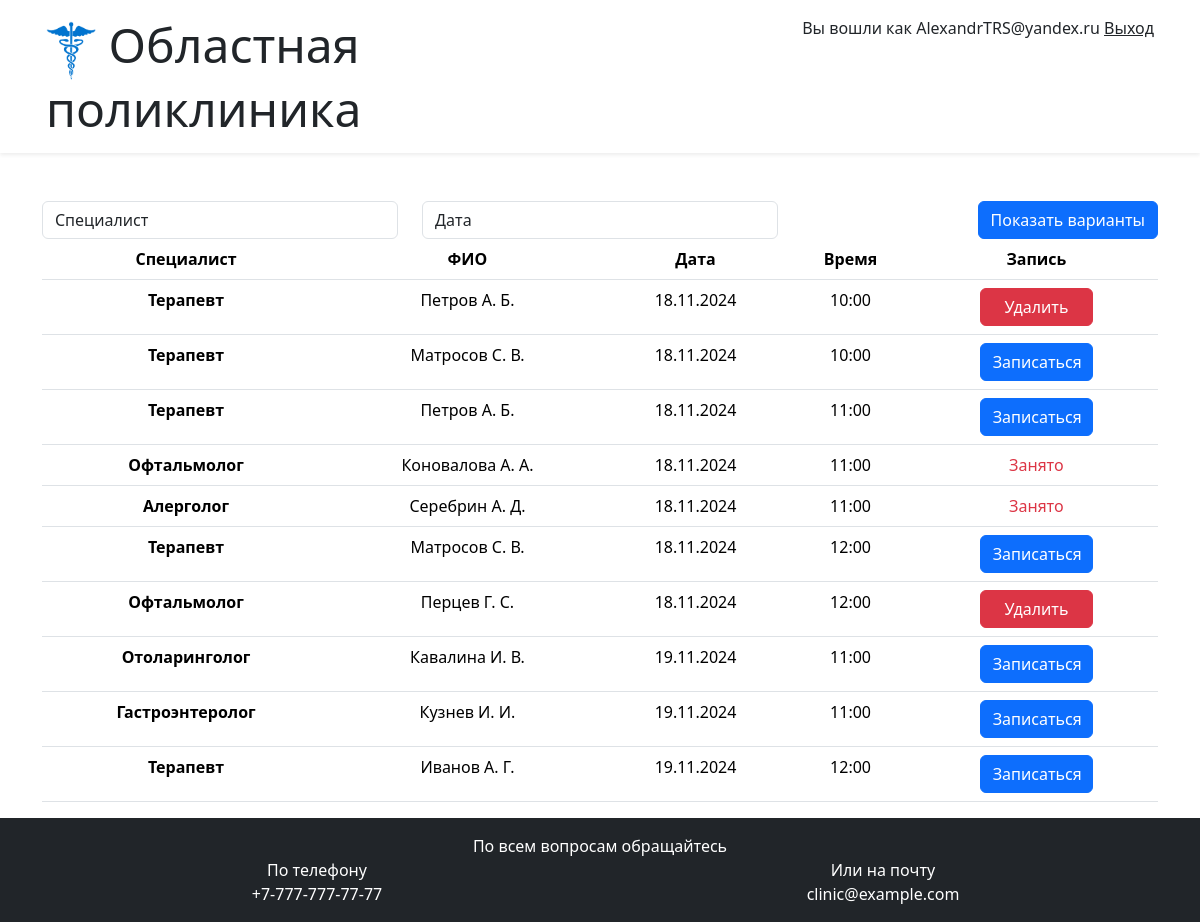
The page / (signed in) on the database its author committed.
### tables this page shows
CREATE TABLE `users` (
  `id` int(11) NOT NULL,
  `email` varchar(255) NOT NULL,
  `name` varchar(255) NOT NULL,
  `password` varchar(255) NOT NULL,
  `salt` varchar(255) NOT NULL,
  `birth_date` date NOT NULL,
  `sex` enum('F','M') NOT NULL,
  `blood_type` tinyint(11) NOT NULL,
  `factor` enum('+','-') NOT NULL
);

CREATE TABLE `appointments` (
  `id` int(11) NOT NULL,
  `doctor_id` int(11) NOT NULL,
  `reception_hour_id` int(11) NOT NULL,
  `user_id` int(11) DEFAULT NULL
);

CREATE TABLE `specialists` (
  `id` int(11) NOT NULL,
  `name` varchar(45) NOT NULL
);

CREATE TABLE `doctors` (
  `id` int(11) NOT NULL,
  `specialist_id` int(11) NOT NULL,
  `name` varchar(45) NOT NULL
);

### .core/db.php (called while the page is built, shortened)
<?php
class Database
{
    private static $instance = null;
    protected function __construct()
    {
        $this->connection = new \PDO(
            "mysql:dbname=clinic;host=localhost",
            'root',
            '',
        );
    }
    public static function getInstance(): Database
    {
        if(null === self::$instance) {
            self::$instance = new static();
        }
        return self::$instance;
    }
    public static function connection(): \PDO
    {
        return static::getInstance()->connection;
    }
    public static function prepare($statement): \PDOStatement
    {
        return static::connection()->prepare($statement);
    }
    public static function query($statement): \PDOStatement
    {
        return static::connection()->query($statement);
    }
}

### .core/table_modules/user/user_table.php (called while the page is built, shortened)
<?php
class UserTable
{
    public static function get_by_id(int $id) {
        $query = Database::prepare("SELECT * FROM `users` WHERE `id` = :id");
        $query->bindParam(":id", $id);
        $query->execute();
        $users = $query->fetchAll();
        return $users[0];
    }
}

### .core/table_modules/reception_hour/reception_hour_table.php (called while the page is built)
<?php
class ReceptionHourTable {
    public static function get_all_day_from_now() {
        $stmt = Database::query('SELECT DATE_FORMAT(hour, "%d.%m.%Y") AS date
                                 FROM `reception_hours`
                                 WHERE hour >= CURDATE()
                                 GROUP BY DATE(hour)
                                 ');
        $stmt->execute();
        return $stmt->fetchAll();
    }
}

### logic.php (called while the page is built, shortened)
<?php
require_once($_SERVER['DOCUMENT_ROOT'] . '/iv_task/.core/index.php');
$sql = 'SELECT a.id AS appointment_id, s.name AS specialist, d.name AS doctor_name, DATE_FORMAT(r.hour, "%d.%m.%Y") AS date, DATE_FORMAT(r.hour, "%H:%i") AS time, a.user_id
        FROM `appointments` a
        INNER JOIN `doctors` d
        ON d.id = a.doctor_id
        INNER JOIN `specialists` s
        ON s.id = d.specialist_id
        INNER JOIN `reception_hours` r
        ON r.id = a.reception_hour_id
        ';
$bindings = [];
$sql .= 'ORDER BY r.hour, a.id';
$stmt = Database::prepare($sql);
$stmt->execute($bindings);

### index.php (the view, shortened to what this page needs)
<?php
require_once($_SERVER['DOCUMENT_ROOT'] . '/iv_task/logic.php');
include($_SERVER['DOCUMENT_ROOT'] . '/iv_task/templates/header.php');
?>
<div class="container mt-5">
    <form method="get" class="row">
        <div class="col">
            <select name="specialist" class="form-control">
                <option value="">Специалист</option>
            </select>
        </div>
        <div class="col">
            <select name="date" class="form-control">
                <option value="">Дата</option>
                <?php foreach (ReceptionHourTable::get_all_day_from_now() as $day): ?>
                    <option <?= isset($_GET['date']) && $_GET['date'] == $day['date'] ? 'selected' : '' ?>><?= $day['date'] ?></option>
                <?php endforeach ?>
            </select>
        </div>
        <div class="col d-flex flex-row-reverse">
            <button type="submit" class="btn btn-primary">Показать варианты</button>
        </div>
    </form>
    <table class="table text-center">
        <thead>
            <tr>
                <th scope="col">Специалист</th>
                <th scope="col">ФИО</th>
                <th scope="col">Дата</th>
                <th scope="col">Время</th>
                <th scope="col">Запись</th>
            </tr>
        </thead>
        <tbody>
            <?php foreach ($stmt as $row): ?>
                <?php $row = array_map(fn($value) => !is_null($value) ? htmlspecialchars($value) : '', $row); ?>
                <tr>
                    <th><?= $row['specialist'] ?></th>
                    <td><?= $row['doctor_name'] ?></td>
                    <td><?= $row['date'] ?></td>
                    <td><?= $row['time'] ?></td>
                    <td>
                        <?php if (!empty($row['user_id'])): ?>
                            <?php if ($_SESSION['USER_ID'] == $row['user_id']): ?>
                                <form method="post">
                                    <button type="submit" class="btn btn-danger w-50">
                                        Удалить
                                    </button>
                                </form>
                            <?php else : ?>
                                <span class="text-danger">Занято</span>
                            <?php endif ?>
                        <?php else : ?>
                            <form method="post">
                                <button class="btn btn-primary w-50">
                                    Записаться
                                </button>
                            </form>
                        <?php endif ?>
                    </td>
                </tr>
            <?php endforeach ?>
        </tbody>
    </table>
</div>
<?php
include($_SERVER['DOCUMENT_ROOT'] . '/iv_task/templates/footer.php');

### templates/auth_bock.php
<?php
require_once($_SERVER['DOCUMENT_ROOT'] . '/iv_task/.core/index.php');
?>
<div>
    <?php if (isset($_SESSION['USER_ID'])) : ?>
        <div>Вы вошли как <?=UserTable::get_by_id($_SESSION['USER_ID'])['email']?> <a class="link-dark" href="/iv_task/authentication/logout.php">Выход</a></div>
    <?php else : ?>
        <div>Вы не авторизованы</div>
        <div><a class="link-dark" href="/iv_task/authentication/login.php">Ввести логин и пароль</a> или <a class="link-dark" href="/iv_task/authentication/register.php">зарегистрироваться</a></div>
    <?php endif; ?>
</div>

### rows shown on the page
users: email "AlexandrTRS@yandex.ru"
appointments: specialists.name "Терапевт", doctor.name "Петров А. Б.", date "18.11.2024", time "10:00"
appointments: specialists.name "Терапевт", doctor.name "Матросов С. В.", date "18.11.2024", time "10:00"
appointments: specialists.name "Терапевт", doctor.name "Петров А. Б.", date "18.11.2024", time "11:00"
appointments: specialists.name "Офтальмолог", doctor.name "Коновалова А. А.", date "18.11.2024", time "11:00", shows "Занято"
appointments: specialists.name "Алерголог", doctor.name "Серебрин А. Д.", date "18.11.2024", time "11:00", shows "Занято"
appointments: specialists.name "Терапевт", doctor.name "Матросов С. В.", date "18.11.2024", time "12:00"
appointments: specialists.name "Офтальмолог", doctor.name "Перцев Г. С.", date "18.11.2024", time "12:00"
appointments: specialists.name "Отоларинголог", doctor.name "Кавалина И. В.", date "19.11.2024", time "11:00"
appointments: specialists.name "Гастроэнтеролог", doctor.name "Кузнев И. И.", date "19.11.2024", time "11:00"
appointments: specialists.name "Терапевт", doctor.name "Иванов А. Г.", date "19.11.2024", time "12:00"
